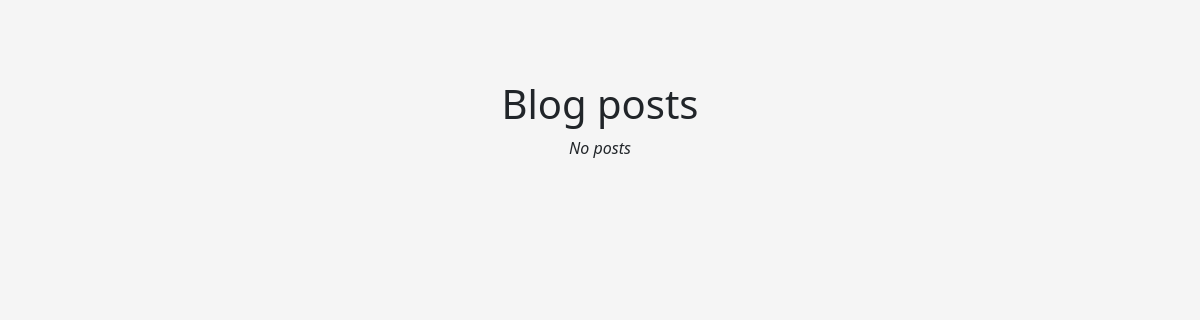
The page /blog/post/ on the database as committed earlier.
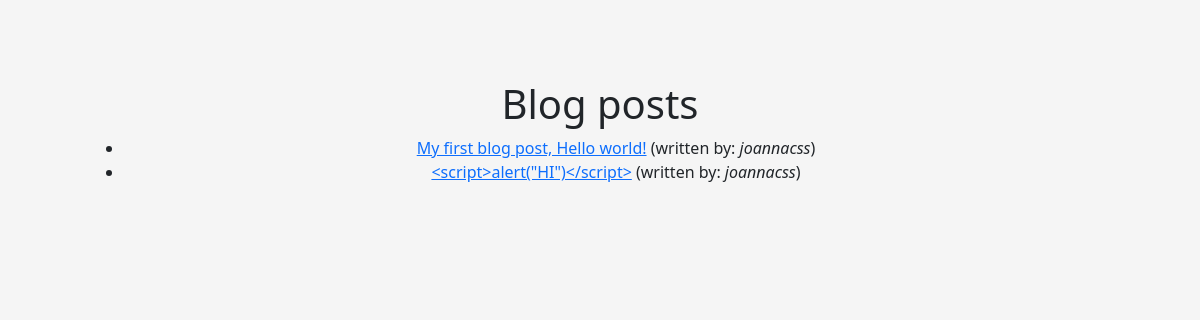
The same page on the database as committed later.
### blog/models.py (models this page shows, shortened)
class Post(models.Model):
    user = models.ForeignKey(User, on_delete=models.CASCADE)
    title = models.CharField(max_length=200)
    content = models.TextField()

class User(models.Model):
    username = models.CharField(max_length=150, unique=True)
    email = models.EmailField(unique=True)
    password = models.CharField()

### blog/views.py (the view)
# urls.py: path('post/', views.list_posts, name='list_posts'),
def list_posts(request):
    all = Post.objects.all()
    context = {"posts": all}
    return render(request,
                  "blog/list.html",
                  context)

### blog/templates/blog/list.html
{% extends "blog/base.html" %}
{% block body_content %}
<h1>Blog posts</h1>
<div class="container-fluid">
    {% if posts %}
    <ul>
        {% for post in posts %}
            <li>
                <a href="{% url 'blog:view_post' post.id %}">{{ post.title }}</a>
                (written by: <i>{{post.user.username}}</i>)
            </li>
        {% endfor %}
    </ul>
    {% else %}
        <i>No posts</i>
    {%endif%}
</div>
{% endblock %}

### blog/templates/blog/base.html (shortened to what this page needs)
<!doctype html>
<html lang="en">
<head>
    <link href="https://cdn.jsdelivr.net/npm/bootstrap@5.3.0-alpha1/dist/css/bootstrap.min.css" rel="stylesheet"
>
</head>
<body>
{% block body_content %}{% endblock %}
</body>
</html>

### blog/templates/blog/base.html (style rules this page uses)
html, body { height: 100%; align-items: center; padding: 40px; background-color: #f5f5f5; text-align: center; }

Rows that differ between the two databases and show on the page:
added Post: title "My first blog post, Hello world!", user.username "joannacss"
added Post: title "<script>alert(\"HI\")</script>", user.username "joannacss"
Other text that changed with them:
text no longer shown: "No posts"
